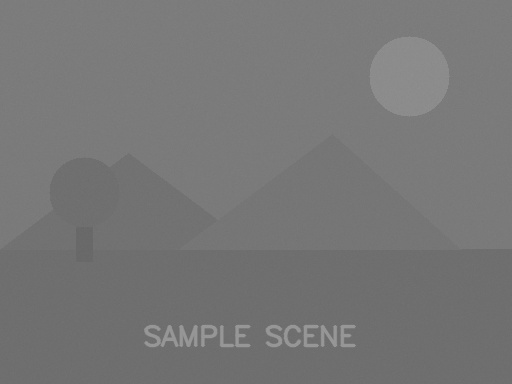
#> input picture CV_Unit2_Assignment/03_Contrast_Stretching/input.jpg, 512 x 384 px
$ python program.py
#> lines starting #> are read from the running program, lines starting #| are printed output that depends on the picture
"""
Program 3: Contrast Stretching
Reads a low-contrast grayscale image, finds its min/max intensity,
then linearly stretches the intensity range to [0, 255].
(This is a manual linear stretch, NOT histogram equalization.)
"""
import cv2
import numpy as np

img = cv2.imread("input.jpg", cv2.IMREAD_GRAYSCALE)
#> img is the input picture: shape (384, 512); min 102, max 156, mean 118.3
if img is None:
    raise FileNotFoundError("input.jpg not found in this folder.")

min_val = int(img.min())
#> min_val = 102
max_val = int(img.max())
#> max_val = 156
print("Minimum intensity:", min_val)
#| Minimum intensity: 102
print("Maximum intensity:", max_val)
#| Maximum intensity: 156

# Linear contrast stretch formula:
# new_pixel = (pixel - min) * (255 / (max - min))
if max_val == min_val:
    stretched = img.copy()
else:
    stretched = (img.astype(np.float32) - min_val) * (255.0 / (max_val - min_val))
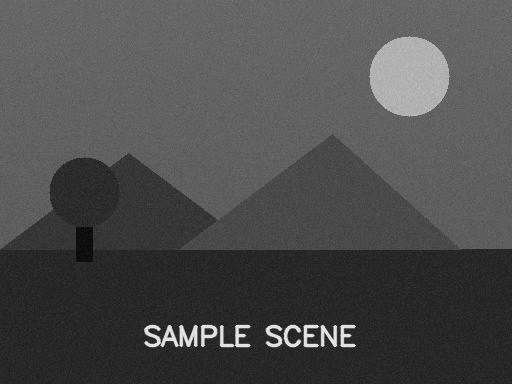
#> stretched: shape (384, 512) float32; min 0, max 255, mean 77.1
    stretched = np.clip(stretched, 0, 255).astype(np.uint8)

print("New minimum intensity:", int(stretched.min()))
#| New minimum intensity: 0
print("New maximum intensity:", int(stretched.max()))
#| New maximum intensity: 255

cv2.imwrite("output.png", stretched)
print("Saved contrast-stretched result as output.png")

$ run again, with CV_Unit2_Assignment/02_Brightness/input.jpg copied over CV_Unit2_Assignment/03_Contrast_Stretching/input.jpg
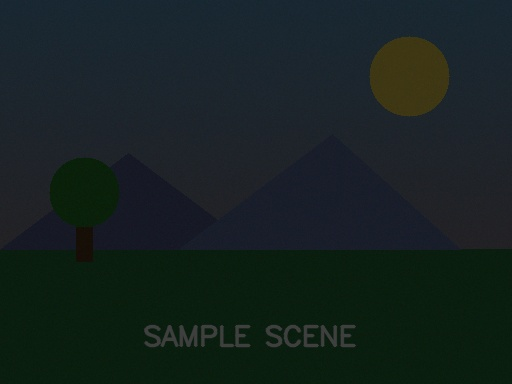
#> input picture CV_Unit2_Assignment/02_Brightness/input.jpg, 512 x 384 px
#> `img = cv2.imread("input.jpg", cv2.IMREAD_GRAYSCALE)`:
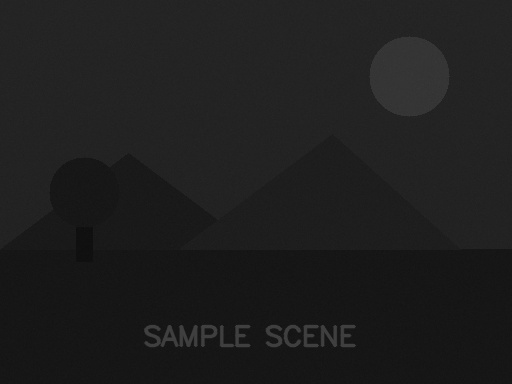
#> img: shape (384, 512); min 12, max 70, mean 30.2
#> min_val = 12
#> max_val = 70
#| Minimum intensity: 12
#| Maximum intensity: 70
#| New minimum intensity: 0
#| New maximum intensity: 255
